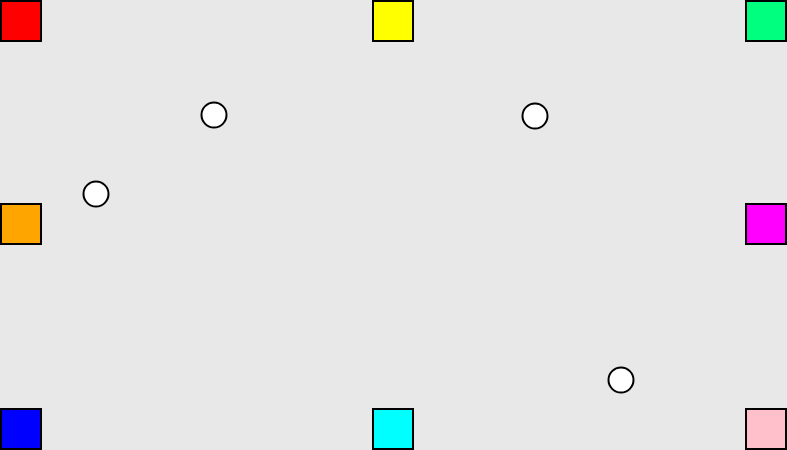
Frame 1 (no input)
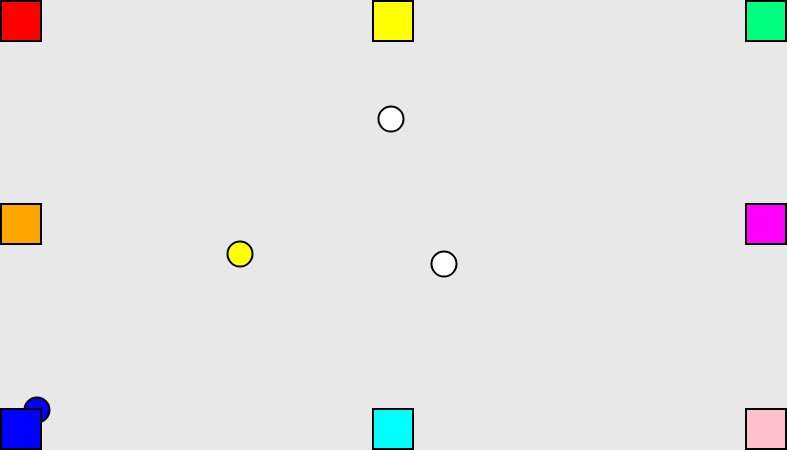
Frame 60 (no input)
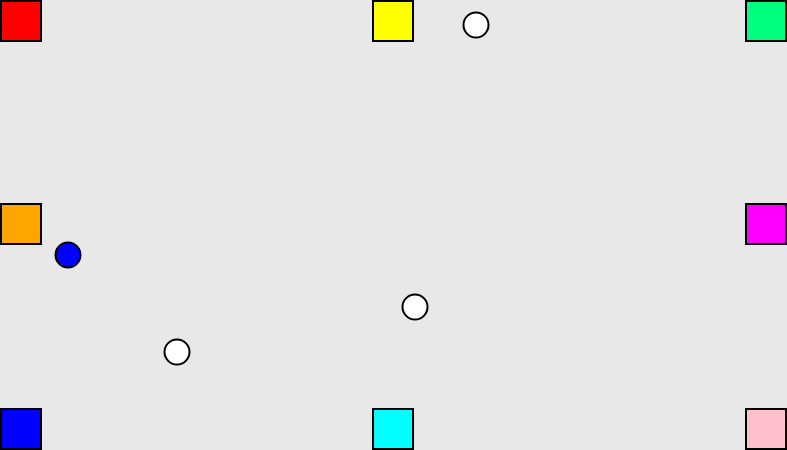
Frame 120 (the mouse pressed at the canvas centre since frame 60)

The p5.js sketch that drew these frames (run headless with seeded random() and noise() and a simulated clock; from frame 60 on, the mouse is pressed at the canvas centre):

// p5.js sketch
// ── sketch.js
/**
 * Ball in the Chamber (v3.0.0) (Global Mode)
 * Rareware0192 (2015-May-06)
 * Mod GoToLoop (2017-Nov-13)
 *
 * Discourse.Processing.org/t/types-p5-not-find-like-class-in-typescript/9475
 * GitHub.com/GoSubRoutine/Ball-in-the-Chamber
 * GoSubRoutine.GitHub.io/Ball-in-the-Chamber
 *
 * Forum.Processing.org/two/discussion/24978/
 * issues-passing-an-instance-of-one-class-into-another-class-in-p5-js#Item_7
 *
 * Forum.Processing.org/two/discussion/10680/collision-colors#Item_14
 * Studio.ProcessingTogether.com/sp/pad/export/ro.9qPrLGrYGkr2o
 * Bl.ocks.org/GoSubRoutine/d0b7d3058d84970e83cf8685f8e69777
 */
"use strict";
const BALLS = 4, balls = Array(BALLS).fill(null), CHAMBERS = 8, chambers = Array(CHAMBERS).fill(null), BG = 0o350, OUTLINE = 0, WEIGHT = 2, { width: SW, height: SH } = screen, W = frameElement && SW * 31 >> 6 || SW * 63 >> 6, H = frameElement && SH * 19 >> 6 || SH * 3 >> 2;
let bg;
setup;
draw; // workaround to remove unused warnings.
function setup() {
    createCanvas(W, H).mousePressed(() => balls.forEach(b => b.respawn()));
    adjustFrameSize(); // workaround to resize <iframe> to have room for canvas.
    ellipseMode(CENTER).rectMode(CORNER).colorMode(RGB);
    stroke(OUTLINE).strokeWeight(WEIGHT);
    bg = color(BG);
    for (let i = 0; i < BALLS; balls[i++] = new Ball().respawn())
        ;
    const bo = round(WEIGHT / 2), dim = Chamber.DIM + bo, wx = width - dim, hy = height - dim, cx = wx >> 1, cy = hy >> 1;
    chambers[0] = new Chamber(bo, bo, 'red'); // NW
    chambers[1] = new Chamber(wx, bo, 'springgreen'); // NE
    chambers[2] = new Chamber(bo, hy, 'blue'); // SW
    chambers[3] = new Chamber(wx, hy, 'pink'); // SE
    chambers[4] = new Chamber(cx, bo, 'yellow'); // N
    chambers[5] = new Chamber(cx, hy, 'cyan'); // S
    chambers[6] = new Chamber(bo, cy, 'orange'); // W
    chambers[7] = new Chamber(wx, cy, 'magenta'); // E
}
function draw() {
    background(bg);
    for (const b of balls) {
        for (const c of chambers)
            if (b.colliding(c)) {
                b.c = c.c;
                break;
            }
        b.script();
    }
    for (const c of chambers)
        c.display();
}
class Ball {
    constructor(x = Ball.DIM, y = Ball.DIM, vx = 1, vy = 1) {
        this.x = x;
        this.y = y;
        this.vx = vx;
        this.vy = vy;
        this.c = Ball.INIT_FILL;
    }
    static get INIT_FILL() {
        delete this.INIT_FILL;
        return this.INIT_FILL = color(0xff);
    }
    respawn() {
        const { DIM, MIN_SPD, MAX_SPD, INIT_FILL } = Ball, d = DIM << 1, w = width - d, h = height - d;
        this.x = ~~random(d, w);
        this.y = ~~random(d, h);
        this.vx = ~~random(MIN_SPD, MAX_SPD) * (random() < .5 && -1 || 1);
        this.vy = ~~random(MIN_SPD, MAX_SPD) * (random() < .5 && -1 || 1);
        this.c = INIT_FILL;
        return this;
    }
    script() {
        return this.update().display();
    }
    update() {
        const { RAD } = Ball;
        if ((this.x += this.vx) > width - RAD || this.x < RAD)
            this.vx *= -1;
        if ((this.y += this.vy) > height - RAD || this.y < RAD)
            this.vy *= -1;
        return this;
    }
    display() {
        fill(this.c).circle(this.x, this.y, Ball.DIM);
        return this;
    }
    colliding(c) {
        const { RAD } = c.constructor; // const RAD = Chamber.RAD;
        return sq(c.x + RAD - this.x) + sq(c.y + RAD - this.y) < sq(RAD + Ball.RAD);
    }
}
Ball.DIM = 25;
Ball.RAD = Ball.DIM >> 1;
Ball.MIN_SPD = 2;
Ball.MAX_SPD = 6 + 1;
class Chamber {
    constructor(x = 0, y = 0, c = 0) {
        this.x = x;
        this.y = y;
        this.c = color(c);
    }
    display() {
        fill(this.c).square(this.x, this.y, Chamber.DIM);
        return this;
    }
}
Chamber.DIM = 40;
Chamber.RAD = Chamber.DIM >> 1;

// ── frameResize.js
"use strict";
function adjustFrameSize() {
    const frame = frameElement;
    if (frame) {
        frame.height = frame.frameBorder = '0';
        frame.height = getDocHeight() + 'px';
        frame.width = getDocWidth() + 'px';
    }
}
function getDocWidth() {
    return Math.max(document.body.scrollWidth, document.documentElement.scrollWidth, document.body.offsetWidth, document.documentElement.offsetWidth, document.body.clientWidth, document.documentElement.clientWidth);
}
function getDocHeight() {
    return Math.max(document.body.scrollHeight, document.documentElement.scrollHeight, document.body.offsetHeight, document.documentElement.offsetHeight, document.body.clientHeight, document.documentElement.clientHeight);
}
